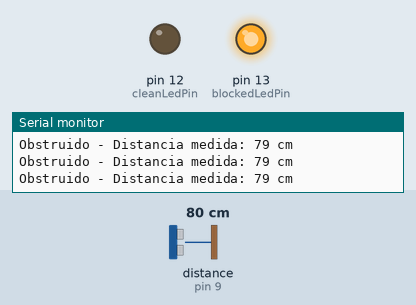
The sketch below on a simulated Arduino Uno, built with avr-gcc and run on an emulated ATmega328P. Shown: output pins drawn as LEDs (lit = HIGH), the last lines printed to the serial monitor. Wiring (inferred from the names in the program): ultrasonic range finder: trigger pin 8; echo pin 9. Inputs (shaded band) come from the test bench; at power-on: distance to the obstacle (sensor on pin 9) 80 cm. The echo pulse lasts 58.3 µs per cm; pins used as bus, display or sensor lines are not drawn.

Above: at 1.2 s.
1.3 s: distance to the obstacle (sensor on pin 9) set to 97 cm
4.3 s: distance to the obstacle (sensor on pin 9) set to 106 cm
At 5.1 s:
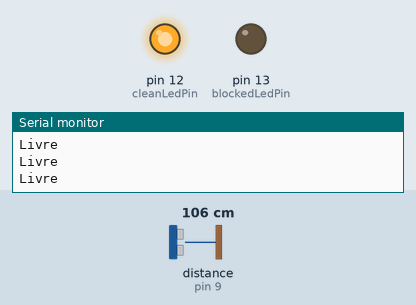
Timing chart, 0 to 7.3 s (numbered marks = the images above; inputs shaded):
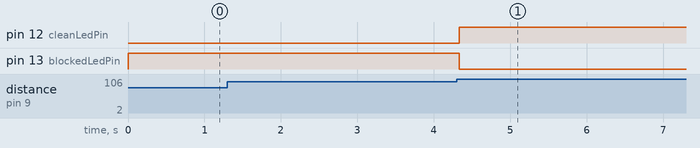

The sketch:

UltrassomFabio.ino
```cpp
#define trigPin 8
#define echoPin 9
#define blockedLedPin 13
#define cleanLedPin 12


void setup() {
  Serial.begin (9600);
  pinMode(trigPin, OUTPUT);
  pinMode(echoPin, INPUT);
  //inicializa os leds
  pinMode(blockedLedPin, OUTPUT);
  pinMode(cleanLedPin, OUTPUT);
}

void loop()
{
  int distancia = leDistancia();
  if ((distancia >= 100) || (distancia <= 0))
  {

    //Acende o led de livre
    leds(true);

    Serial.println("Livre");

  }
  else {
    //Acende o led de bloqueio
    leds(false);

    Serial.print("Obstruido - Distancia medida: ");
    Serial.print(distancia);
    Serial.println(" cm");
  }
}

void leds(boolean estado)
{
  if(estado == true)
  {
    //LIVRE
    digitalWrite(blockedLedPin,LOW);
    digitalWrite(cleanLedPin,HIGH);
  }
  else
  {
    //OBSTRUÍDO
    digitalWrite(blockedLedPin,HIGH);
    digitalWrite(cleanLedPin,LOW);
  }
}

int leDistancia()
{
  long duration, distance;
  digitalWrite(trigPin, LOW);
  digitalWrite(trigPin, HIGH);
  delayMicroseconds(10);
  digitalWrite(trigPin, LOW);
  duration = pulseIn(echoPin, HIGH);
  distance = (duration/2) / 29.1;
  return distance;
}
```

Measured:
- the behaviour switches between 100 and 101 cm on distance to the obstacle (sensor on pin 9) (found by bisection; images 0 and 1)
- after the input at 4.3 s, pin 12 (cleanLedPin): LOW → HIGH at once; pin 13 (blockedLedPin): HIGH → LOW at once
